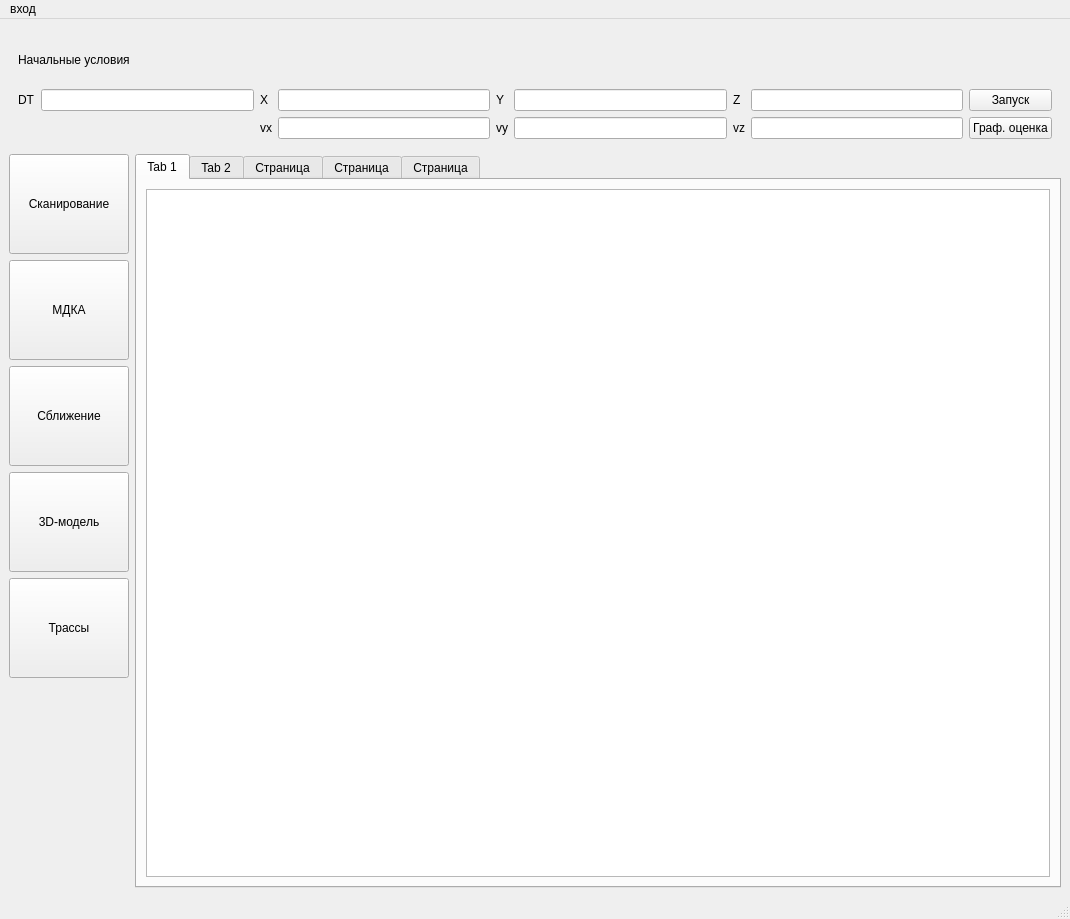
<?xml version="1.0" encoding="UTF-8"?>
<ui version="4.0">
 <class>MainWindow</class>
 <widget class="QMainWindow" name="MainWindow">
  <property name="geometry">
   <rect>
    <x>0</x>
    <y>0</y>
    <width>1070</width>
    <height>919</height>
   </rect>
  </property>
  <property name="windowTitle">
   <string>MainWindow</string>
  </property>
  <widget class="QWidget" name="centralwidget">
   <layout class="QGridLayout" name="gridLayout_6">
    <item row="0" column="0" colspan="2">
     <widget class="QStackedWidget" name="stackedWidget">
      <property name="minimumSize">
       <size>
        <width>0</width>
        <height>120</height>
       </size>
      </property>
      <property name="maximumSize">
       <size>
        <width>16777215</width>
        <height>120</height>
       </size>
      </property>
      <property name="currentIndex">
       <number>0</number>
      </property>
      <widget class="QWidget" name="page">
       <layout class="QGridLayout" name="gridLayout">
        <item row="0" column="0" colspan="2">
         <widget class="QLabel" name="label_17">
          <property name="text">
           <string>Начальные условия</string>
          </property>
         </widget>
        </item>
        <item row="1" column="0">
         <widget class="QLabel" name="label_7">
          <property name="text">
           <string>DT</string>
          </property>
         </widget>
        </item>
        <item row="1" column="1">
         <widget class="QLineEdit" name="lineEdit_7"/>
        </item>
        <item row="1" column="2">
         <widget class="QLabel" name="label">
          <property name="text">
           <string>X</string>
          </property>
         </widget>
        </item>
        <item row="1" column="3">
         <widget class="QLineEdit" name="lineEdit"/>
        </item>
        <item row="1" column="4">
         <widget class="QLabel" name="label_2">
          <property name="text">
           <string>Y</string>
          </property>
         </widget>
        </item>
        <item row="1" column="5">
         <widget class="QLineEdit" name="lineEdit_2"/>
        </item>
        <item row="1" column="6">
         <widget class="QLabel" name="label_3">
          <property name="text">
           <string>Z</string>
          </property>
         </widget>
        </item>
        <item row="1" column="7">
         <widget class="QLineEdit" name="lineEdit_3"/>
        </item>
        <item row="1" column="8">
         <widget class="QPushButton" name="pushButton_6">
          <property name="text">
           <string>Запуск</string>
          </property>
         </widget>
        </item>
        <item row="2" column="2">
         <widget class="QLabel" name="label_4">
          <property name="text">
           <string>vx</string>
          </property>
         </widget>
        </item>
        <item row="2" column="3">
         <widget class="QLineEdit" name="lineEdit_4"/>
        </item>
        <item row="2" column="4">
         <widget class="QLabel" name="label_5">
          <property name="text">
           <string>vy</string>
          </property>
         </widget>
        </item>
        <item row="2" column="5">
         <widget class="QLineEdit" name="lineEdit_5"/>
        </item>
        <item row="2" column="6">
         <widget class="QLabel" name="label_6">
          <property name="text">
           <string>vz</string>
          </property>
         </widget>
        </item>
        <item row="2" column="7">
         <widget class="QLineEdit" name="lineEdit_6"/>
        </item>
        <item row="2" column="8">
         <widget class="QPushButton" name="pushButton_7">
          <property name="text">
           <string>Граф. оценка</string>
          </property>
         </widget>
        </item>
       </layout>
      </widget>
      <widget class="QWidget" name="page_2">
       <layout class="QGridLayout" name="gridLayout_3">
        <item row="0" column="0" colspan="2">
         <widget class="QLabel" name="label_8">
          <property name="text">
           <string>Математическая модель движения  </string>
          </property>
         </widget>
        </item>
        <item row="0" column="2" rowspan="2">
         <widget class="QPushButton" name="pushButton_8">
          <property name="text">
           <string>Запуск</string>
          </property>
         </widget>
        </item>
        <item row="1" column="0">
         <widget class="QCheckBox" name="checkBox">
          <property name="text">
           <string>Киниматика</string>
          </property>
         </widget>
        </item>
        <item row="1" column="1">
         <widget class="QCheckBox" name="checkBox_2">
          <property name="text">
           <string>Стохастика</string>
          </property>
         </widget>
        </item>
       </layout>
      </widget>
      <widget class="QWidget" name="page_5">
       <widget class="QPushButton" name="pushButton_9">
        <property name="geometry">
         <rect>
          <x>220</x>
          <y>30</y>
          <width>104</width>
          <height>36</height>
         </rect>
        </property>
        <property name="text">
         <string>PushButton</string>
        </property>
       </widget>
      </widget>
      <widget class="QWidget" name="page_6">
       <widget class="QLabel" name="label_18">
        <property name="geometry">
         <rect>
          <x>30</x>
          <y>20</y>
          <width>331</width>
          <height>20</height>
         </rect>
        </property>
        <property name="text">
         <string>настройки 3d-модели</string>
        </property>
       </widget>
      </widget>
      <widget class="QWidget" name="page_7">
       <widget class="QLabel" name="label_19">
        <property name="geometry">
         <rect>
          <x>180</x>
          <y>30</y>
          <width>201</width>
          <height>20</height>
         </rect>
        </property>
        <property name="text">
         <string>Настройки Трасс</string>
        </property>
       </widget>
      </widget>
     </widget>
    </item>
    <item row="1" column="0">
     <layout class="QVBoxLayout" name="verticalLayout">
      <item>
       <widget class="QPushButton" name="pushButton">
        <property name="minimumSize">
         <size>
          <width>120</width>
          <height>100</height>
         </size>
        </property>
        <property name="maximumSize">
         <size>
          <width>120</width>
          <height>100</height>
         </size>
        </property>
        <property name="text">
         <string>Сканирование</string>
        </property>
       </widget>
      </item>
      <item>
       <widget class="QPushButton" name="pushButton_2">
        <property name="minimumSize">
         <size>
          <width>120</width>
          <height>100</height>
         </size>
        </property>
        <property name="maximumSize">
         <size>
          <width>120</width>
          <height>100</height>
         </size>
        </property>
        <property name="text">
         <string>МДКА</string>
        </property>
       </widget>
      </item>
      <item>
       <widget class="QPushButton" name="pushButton_3">
        <property name="minimumSize">
         <size>
          <width>120</width>
          <height>100</height>
         </size>
        </property>
        <property name="maximumSize">
         <size>
          <width>120</width>
          <height>100</height>
         </size>
        </property>
        <property name="text">
         <string>Сближение</string>
        </property>
       </widget>
      </item>
      <item>
       <widget class="QPushButton" name="pushButton_4">
        <property name="minimumSize">
         <size>
          <width>120</width>
          <height>100</height>
         </size>
        </property>
        <property name="maximumSize">
         <size>
          <width>120</width>
          <height>100</height>
         </size>
        </property>
        <property name="text">
         <string>3D-модель</string>
        </property>
       </widget>
      </item>
      <item>
       <widget class="QPushButton" name="pushButton_5">
        <property name="minimumSize">
         <size>
          <width>120</width>
          <height>100</height>
         </size>
        </property>
        <property name="maximumSize">
         <size>
          <width>120</width>
          <height>100</height>
         </size>
        </property>
        <property name="text">
         <string>Трассы</string>
        </property>
       </widget>
      </item>
      <item>
       <spacer name="verticalSpacer">
        <property name="orientation">
         <enum>Qt::Vertical</enum>
        </property>
        <property name="sizeHint" stdset="0">
         <size>
          <width>20</width>
          <height>40</height>
         </size>
        </property>
       </spacer>
      </item>
     </layout>
    </item>
    <item row="1" column="1">
     <widget class="QTabWidget" name="tabWidget">
      <property name="currentIndex">
       <number>0</number>
      </property>
      <widget class="QWidget" name="tab">
       <attribute name="title">
        <string>Tab 1</string>
       </attribute>
       <layout class="QGridLayout" name="gridLayout_2">
        <item row="0" column="0">
         <widget class="QTableView" name="tableView"/>
        </item>
       </layout>
      </widget>
      <widget class="QWidget" name="tab_2">
       <attribute name="title">
        <string>Tab 2</string>
       </attribute>
       <layout class="QGridLayout" name="gridLayout_5">
        <item row="0" column="0">
         <widget class="QTreeView" name="treeView"/>
        </item>
       </layout>
      </widget>
      <widget class="QWidget" name="tab_3">
       <attribute name="title">
        <string>Страница</string>
       </attribute>
      </widget>
      <widget class="QWidget" name="tab_4">
       <attribute name="title">
        <string>Страница</string>
       </attribute>
       <layout class="QGridLayout" name="gridLayout_4"/>
      </widget>
      <widget class="QWidget" name="tab_5">
       <attribute name="title">
        <string>Страница</string>
       </attribute>
       <layout class="QVBoxLayout" name="verticalLayout_2">
        <item>
         <widget class="QWidget" name="lwidget" native="true"/>
        </item>
       </layout>
      </widget>
     </widget>
    </item>
   </layout>
  </widget>
  <widget class="QMenuBar" name="menubar">
   <property name="geometry">
    <rect>
     <x>0</x>
     <y>0</y>
     <width>1070</width>
     <height>32</height>
    </rect>
   </property>
   <widget class="QMenu" name="menu">
    <property name="title">
     <string>вход</string>
    </property>
   </widget>
   <addaction name="menu"/>
  </widget>
  <widget class="QStatusBar" name="statusbar"/>
 </widget>
 <resources/>
 <connections/>
</ui>
